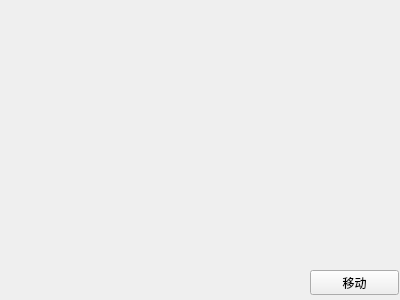
<?xml version="1.0" encoding="UTF-8"?>
<ui version="4.0">
 <class>Widget</class>
 <widget class="QWidget" name="Widget">
  <property name="geometry">
   <rect>
    <x>0</x>
    <y>0</y>
    <width>400</width>
    <height>300</height>
   </rect>
  </property>
  <property name="windowTitle">
   <string>Widget</string>
  </property>
  <widget class="QPushButton" name="pushButton">
   <property name="geometry">
    <rect>
     <x>310</x>
     <y>270</y>
     <width>89</width>
     <height>25</height>
    </rect>
   </property>
   <property name="text">
    <string>移动</string>
   </property>
  </widget>
 </widget>
 <layoutdefault spacing="6" margin="11"/>
 <resources/>
 <connections/>
</ui>
